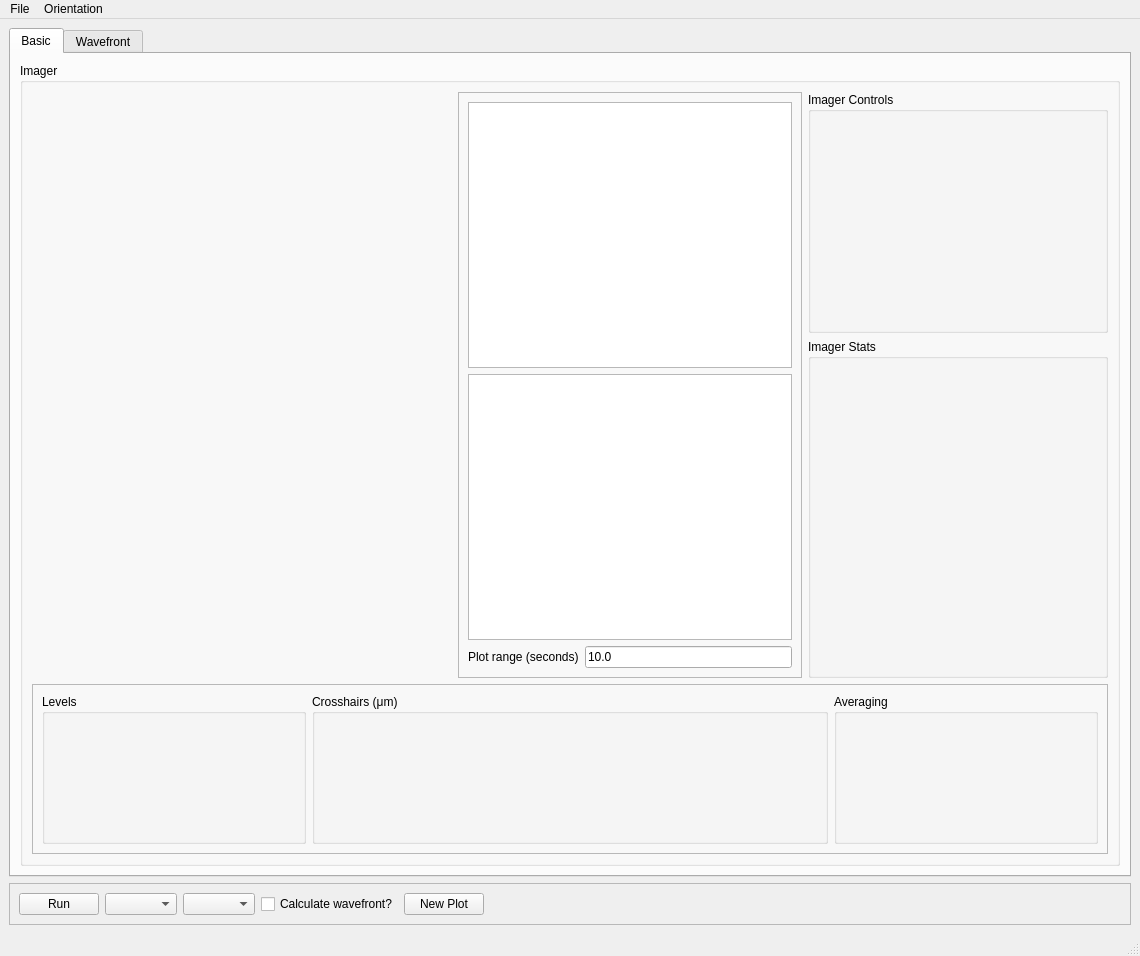
<?xml version="1.0" encoding="UTF-8"?>
<ui version="4.0">
 <class>MainWindow</class>
 <widget class="QMainWindow" name="MainWindow">
  <property name="geometry">
   <rect>
    <x>0</x>
    <y>0</y>
    <width>1140</width>
    <height>956</height>
   </rect>
  </property>
  <property name="windowTitle">
   <string>Imager Commissioning Screen</string>
  </property>
  <property name="iconSize">
   <size>
    <width>20</width>
    <height>20</height>
   </size>
  </property>
  <widget class="QWidget" name="centralwidget">
   <layout class="QGridLayout" name="gridLayout">
    <item row="0" column="0">
     <widget class="QTabWidget" name="tabWidget">
      <property name="currentIndex">
       <number>0</number>
      </property>
      <widget class="QWidget" name="centroidTab">
       <attribute name="title">
        <string>Basic</string>
       </attribute>
       <layout class="QGridLayout" name="gridLayout_4">
        <item row="0" column="0">
         <widget class="QGroupBox" name="imageGroupBox">
          <property name="sizePolicy">
           <sizepolicy hsizetype="Expanding" vsizetype="Expanding">
            <horstretch>0</horstretch>
            <verstretch>0</verstretch>
           </sizepolicy>
          </property>
          <property name="title">
           <string>Imager</string>
          </property>
          <layout class="QGridLayout" name="gridLayout_2">
           <item row="0" column="2">
            <widget class="QGroupBox" name="groupBox_2">
             <property name="sizePolicy">
              <sizepolicy hsizetype="Preferred" vsizetype="Preferred">
               <horstretch>0</horstretch>
               <verstretch>0</verstretch>
              </sizepolicy>
             </property>
             <property name="minimumSize">
              <size>
               <width>300</width>
               <height>0</height>
              </size>
             </property>
             <property name="maximumSize">
              <size>
               <width>400</width>
               <height>16777215</height>
              </size>
             </property>
             <property name="title">
              <string>Imager Controls</string>
             </property>
             <layout class="QVBoxLayout" name="verticalLayout_4">
              <item>
               <widget class="ImagerControls" name="imagerControls" native="true">
                <property name="minimumSize">
                 <size>
                  <width>0</width>
                  <height>200</height>
                 </size>
                </property>
               </widget>
              </item>
             </layout>
            </widget>
           </item>
           <item row="3" column="0" colspan="3">
            <widget class="QFrame" name="frame">
             <property name="frameShape">
              <enum>QFrame::StyledPanel</enum>
             </property>
             <property name="frameShadow">
              <enum>QFrame::Raised</enum>
             </property>
             <layout class="QHBoxLayout" name="horizontalLayout_3">
              <item>
               <widget class="QGroupBox" name="levelsGroupBox">
                <property name="minimumSize">
                 <size>
                  <width>100</width>
                  <height>100</height>
                 </size>
                </property>
                <property name="maximumSize">
                 <size>
                  <width>300</width>
                  <height>16777215</height>
                 </size>
                </property>
                <property name="title">
                 <string>Levels</string>
                </property>
                <layout class="QHBoxLayout" name="horizontalLayout_6">
                 <item>
                  <widget class="LevelsWidget" name="levelsWidget" native="true"/>
                 </item>
                </layout>
               </widget>
              </item>
              <item>
               <widget class="QGroupBox" name="crosshairGroupBox">
                <property name="minimumSize">
                 <size>
                  <width>516</width>
                  <height>135</height>
                 </size>
                </property>
                <property name="maximumSize">
                 <size>
                  <width>800</width>
                  <height>16777215</height>
                 </size>
                </property>
                <property name="title">
                 <string>Crosshairs (μm)</string>
                </property>
                <layout class="QHBoxLayout" name="horizontalLayout_7">
                 <item>
                  <widget class="CrosshairWidget" name="crosshairsWidget" native="true"/>
                 </item>
                </layout>
               </widget>
              </item>
              <item>
               <widget class="QGroupBox" name="groupBox">
                <property name="title">
                 <string>Averaging</string>
                </property>
                <layout class="QHBoxLayout" name="horizontalLayout_5">
                 <item>
                  <widget class="AverageWidget" name="averageWidget" native="true"/>
                 </item>
                </layout>
               </widget>
              </item>
             </layout>
            </widget>
           </item>
           <item row="0" column="1" rowspan="3">
            <widget class="QFrame" name="frame_2">
             <property name="sizePolicy">
              <sizepolicy hsizetype="Expanding" vsizetype="Preferred">
               <horstretch>0</horstretch>
               <verstretch>0</verstretch>
              </sizepolicy>
             </property>
             <property name="minimumSize">
              <size>
               <width>300</width>
               <height>300</height>
              </size>
             </property>
             <property name="frameShape">
              <enum>QFrame::StyledPanel</enum>
             </property>
             <property name="frameShadow">
              <enum>QFrame::Raised</enum>
             </property>
             <layout class="QGridLayout" name="gridLayout_5">
              <item row="0" column="0" colspan="2">
               <widget class="GraphicsLayoutWidget" name="centroidCanvas"/>
              </item>
              <item row="1" column="0" colspan="2">
               <widget class="GraphicsLayoutWidget" name="fwhmCanvas"/>
              </item>
              <item row="2" column="0">
               <widget class="QLabel" name="plotRangeLabel">
                <property name="text">
                 <string>Plot range (seconds)</string>
                </property>
               </widget>
              </item>
              <item row="2" column="1">
               <widget class="QLineEdit" name="plotRangeLineEdit">
                <property name="text">
                 <string>10.0</string>
                </property>
               </widget>
              </item>
             </layout>
            </widget>
           </item>
           <item row="1" column="2" rowspan="2">
            <widget class="QGroupBox" name="groupBox_3">
             <property name="minimumSize">
              <size>
               <width>300</width>
               <height>300</height>
              </size>
             </property>
             <property name="maximumSize">
              <size>
               <width>400</width>
               <height>16777215</height>
              </size>
             </property>
             <property name="title">
              <string>Imager Stats</string>
             </property>
             <layout class="QVBoxLayout" name="verticalLayout_5">
              <item>
               <widget class="ImagerStats" name="imagerStats" native="true">
                <property name="minimumSize">
                 <size>
                  <width>0</width>
                  <height>256</height>
                 </size>
                </property>
               </widget>
              </item>
             </layout>
            </widget>
           </item>
           <item row="0" column="0" rowspan="3">
            <widget class="LineoutImage" name="imageWidget" native="true">
             <property name="sizePolicy">
              <sizepolicy hsizetype="Expanding" vsizetype="Preferred">
               <horstretch>0</horstretch>
               <verstretch>0</verstretch>
              </sizepolicy>
             </property>
             <property name="minimumSize">
              <size>
               <width>420</width>
               <height>420</height>
              </size>
             </property>
            </widget>
           </item>
          </layout>
         </widget>
        </item>
       </layout>
      </widget>
      <widget class="QWidget" name="wavefrontTab">
       <attribute name="title">
        <string>Wavefront</string>
       </attribute>
       <layout class="QGridLayout" name="gridLayout_3">
        <item row="0" column="0">
         <widget class="QGroupBox" name="wavefrontGroupBox">
          <property name="sizePolicy">
           <sizepolicy hsizetype="Expanding" vsizetype="Expanding">
            <horstretch>0</horstretch>
            <verstretch>0</verstretch>
           </sizepolicy>
          </property>
          <property name="title">
           <string>Imager</string>
          </property>
          <layout class="QGridLayout" name="gridLayout_7">
           <item row="0" column="0" rowspan="2">
            <widget class="LineoutImage" name="wavefrontWidget" native="true">
             <property name="sizePolicy">
              <sizepolicy hsizetype="Expanding" vsizetype="Preferred">
               <horstretch>0</horstretch>
               <verstretch>0</verstretch>
              </sizepolicy>
             </property>
             <property name="minimumSize">
              <size>
               <width>420</width>
               <height>420</height>
              </size>
             </property>
            </widget>
           </item>
           <item row="0" column="1" rowspan="2">
            <widget class="QFrame" name="frame_4">
             <property name="sizePolicy">
              <sizepolicy hsizetype="Expanding" vsizetype="Preferred">
               <horstretch>0</horstretch>
               <verstretch>0</verstretch>
              </sizepolicy>
             </property>
             <property name="minimumSize">
              <size>
               <width>300</width>
               <height>300</height>
              </size>
             </property>
             <property name="frameShape">
              <enum>QFrame::StyledPanel</enum>
             </property>
             <property name="frameShadow">
              <enum>QFrame::Raised</enum>
             </property>
             <layout class="QGridLayout" name="gridLayout_6">
              <item row="3" column="1">
               <widget class="QLineEdit" name="wfsPlotRangeLineEdit">
                <property name="text">
                 <string>10.0</string>
                </property>
               </widget>
              </item>
              <item row="3" column="0">
               <widget class="QLabel" name="label_2">
                <property name="text">
                 <string>Plot Range (seconds)</string>
                </property>
               </widget>
              </item>
              <item row="1" column="0" colspan="2">
               <widget class="GraphicsLayoutWidget" name="rmsErrorCanvas"/>
              </item>
              <item row="0" column="0" colspan="2">
               <widget class="GraphicsLayoutWidget" name="focusCanvas"/>
              </item>
             </layout>
            </widget>
           </item>
           <item row="0" column="2">
            <widget class="QGroupBox" name="groupBox_4">
             <property name="minimumSize">
              <size>
               <width>300</width>
               <height>0</height>
              </size>
             </property>
             <property name="maximumSize">
              <size>
               <width>400</width>
               <height>16777215</height>
              </size>
             </property>
             <property name="title">
              <string>WFS Controls</string>
             </property>
             <layout class="QVBoxLayout" name="verticalLayout">
              <item>
               <widget class="WFSControls" name="wfsControls" native="true"/>
              </item>
             </layout>
            </widget>
           </item>
           <item row="1" column="2">
            <widget class="QGroupBox" name="groupBox_5">
             <property name="minimumSize">
              <size>
               <width>330</width>
               <height>300</height>
              </size>
             </property>
             <property name="maximumSize">
              <size>
               <width>400</width>
               <height>16777215</height>
              </size>
             </property>
             <property name="title">
              <string>WFS Stats</string>
             </property>
             <layout class="QVBoxLayout" name="verticalLayout_2">
              <item>
               <widget class="WFSStats" name="wfsStats" native="true"/>
              </item>
             </layout>
            </widget>
           </item>
           <item row="2" column="0" colspan="3">
            <widget class="QFrame" name="frame_3">
             <property name="frameShape">
              <enum>QFrame::StyledPanel</enum>
             </property>
             <property name="frameShadow">
              <enum>QFrame::Raised</enum>
             </property>
             <layout class="QHBoxLayout" name="horizontalLayout_4">
              <item>
               <widget class="QGroupBox" name="levelsGroupBox_2">
                <property name="minimumSize">
                 <size>
                  <width>100</width>
                  <height>100</height>
                 </size>
                </property>
                <property name="maximumSize">
                 <size>
                  <width>300</width>
                  <height>16777215</height>
                 </size>
                </property>
                <property name="title">
                 <string>Levels</string>
                </property>
                <layout class="QHBoxLayout" name="horizontalLayout_8">
                 <item>
                  <widget class="LevelsWidget" name="wavefrontLevelsWidget" native="true"/>
                 </item>
                </layout>
               </widget>
              </item>
              <item>
               <widget class="QGroupBox" name="crosshairGroupBox_2">
                <property name="sizePolicy">
                 <sizepolicy hsizetype="Expanding" vsizetype="Preferred">
                  <horstretch>0</horstretch>
                  <verstretch>0</verstretch>
                 </sizepolicy>
                </property>
                <property name="minimumSize">
                 <size>
                  <width>516</width>
                  <height>135</height>
                 </size>
                </property>
                <property name="maximumSize">
                 <size>
                  <width>800</width>
                  <height>16777215</height>
                 </size>
                </property>
                <property name="title">
                 <string>Crosshairs (μm)</string>
                </property>
                <layout class="QHBoxLayout" name="horizontalLayout_9">
                 <item>
                  <widget class="CrosshairWidget" name="wavefrontCrosshairsWidget" native="true"/>
                 </item>
                </layout>
               </widget>
              </item>
              <item>
               <widget class="QGroupBox" name="displayGroupBox">
                <property name="minimumSize">
                 <size>
                  <width>200</width>
                  <height>0</height>
                 </size>
                </property>
                <property name="title">
                 <string>Display options</string>
                </property>
                <layout class="QGridLayout" name="gridLayout_8">
                 <item row="0" column="0">
                  <widget class="WFSDisplay" name="displayWidget" native="true"/>
                 </item>
                </layout>
               </widget>
              </item>
             </layout>
            </widget>
           </item>
          </layout>
         </widget>
        </item>
       </layout>
      </widget>
     </widget>
    </item>
    <item row="1" column="0">
     <widget class="QFrame" name="frame_5">
      <property name="frameShape">
       <enum>QFrame::StyledPanel</enum>
      </property>
      <property name="frameShadow">
       <enum>QFrame::Raised</enum>
      </property>
      <layout class="QHBoxLayout" name="horizontalLayout">
       <item>
        <widget class="QPushButton" name="runButton">
         <property name="sizePolicy">
          <sizepolicy hsizetype="Fixed" vsizetype="Fixed">
           <horstretch>0</horstretch>
           <verstretch>0</verstretch>
          </sizepolicy>
         </property>
         <property name="maximumSize">
          <size>
           <width>16777215</width>
           <height>27</height>
          </size>
         </property>
         <property name="text">
          <string>Run</string>
         </property>
        </widget>
       </item>
       <item>
        <widget class="QComboBox" name="lineComboBox">
         <property name="currentText">
          <string/>
         </property>
        </widget>
       </item>
       <item>
        <widget class="QComboBox" name="imagerComboBox">
         <property name="sizePolicy">
          <sizepolicy hsizetype="Fixed" vsizetype="Fixed">
           <horstretch>0</horstretch>
           <verstretch>0</verstretch>
          </sizepolicy>
         </property>
        </widget>
       </item>
       <item>
        <widget class="QCheckBox" name="wavefrontCheckBox">
         <property name="text">
          <string>Calculate wavefront?</string>
         </property>
        </widget>
       </item>
       <item>
        <widget class="QPushButton" name="plotButton">
         <property name="text">
          <string>New Plot</string>
         </property>
        </widget>
       </item>
       <item>
        <widget class="QLabel" name="label">
         <property name="sizePolicy">
          <sizepolicy hsizetype="Preferred" vsizetype="Fixed">
           <horstretch>0</horstretch>
           <verstretch>0</verstretch>
          </sizepolicy>
         </property>
         <property name="minimumSize">
          <size>
           <width>200</width>
           <height>0</height>
          </size>
         </property>
         <property name="maximumSize">
          <size>
           <width>16777215</width>
           <height>25</height>
          </size>
         </property>
         <property name="text">
          <string/>
         </property>
        </widget>
       </item>
       <item>
        <spacer name="horizontalSpacer">
         <property name="orientation">
          <enum>Qt::Horizontal</enum>
         </property>
         <property name="sizeHint" stdset="0">
          <size>
           <width>40</width>
           <height>20</height>
          </size>
         </property>
        </spacer>
       </item>
      </layout>
     </widget>
    </item>
   </layout>
  </widget>
  <widget class="QMenuBar" name="menubar">
   <property name="geometry">
    <rect>
     <x>0</x>
     <y>0</y>
     <width>1140</width>
     <height>20</height>
    </rect>
   </property>
   <widget class="QMenu" name="menuFile">
    <property name="title">
     <string>File</string>
    </property>
    <addaction name="actionSave"/>
    <addaction name="actionAlignment_Screen"/>
   </widget>
   <widget class="QMenu" name="menuOrientation">
    <property name="title">
     <string>Orientation</string>
    </property>
    <addaction name="action0"/>
    <addaction name="action90"/>
    <addaction name="action180"/>
    <addaction name="action270"/>
    <addaction name="action0_flip"/>
    <addaction name="action90_flip"/>
    <addaction name="action180_flip"/>
    <addaction name="action270_flip"/>
    <addaction name="actionSave_orientation"/>
   </widget>
   <addaction name="menuFile"/>
   <addaction name="menuOrientation"/>
  </widget>
  <widget class="QStatusBar" name="statusbar"/>
  <action name="actionSave">
   <property name="text">
    <string>Save image</string>
   </property>
  </action>
  <action name="actionSave_screenshot">
   <property name="text">
    <string>Save screenshot</string>
   </property>
  </action>
  <action name="actionAlignment_Screen">
   <property name="text">
    <string>Alignment Screen</string>
   </property>
  </action>
  <action name="action0">
   <property name="checkable">
    <bool>true</bool>
   </property>
   <property name="text">
    <string>0</string>
   </property>
  </action>
  <action name="action90">
   <property name="checkable">
    <bool>true</bool>
   </property>
   <property name="text">
    <string>90</string>
   </property>
  </action>
  <action name="action270">
   <property name="checkable">
    <bool>true</bool>
   </property>
   <property name="text">
    <string>270</string>
   </property>
  </action>
  <action name="action0_flip">
   <property name="checkable">
    <bool>true</bool>
   </property>
   <property name="text">
    <string>0 flip</string>
   </property>
  </action>
  <action name="action90_flip">
   <property name="checkable">
    <bool>true</bool>
   </property>
   <property name="text">
    <string>90 flip</string>
   </property>
  </action>
  <action name="action180_flip">
   <property name="checkable">
    <bool>true</bool>
   </property>
   <property name="text">
    <string>180 flip</string>
   </property>
  </action>
  <action name="action270_flip">
   <property name="checkable">
    <bool>true</bool>
   </property>
   <property name="text">
    <string>270 flip</string>
   </property>
  </action>
  <action name="action180">
   <property name="checkable">
    <bool>true</bool>
   </property>
   <property name="text">
    <string>180</string>
   </property>
  </action>
  <action name="actionSave_orientation">
   <property name="text">
    <string>Save orientation</string>
   </property>
  </action>
 </widget>
 <customwidgets>
  <customwidget>
   <class>GraphicsLayoutWidget</class>
   <extends>QGraphicsView</extends>
   <header>pyqtgraph</header>
   <container>1</container>
  </customwidget>
  <customwidget>
   <class>LineoutImage</class>
   <extends>QWidget</extends>
   <header>PPM_widgets</header>
   <container>1</container>
  </customwidget>
  <customwidget>
   <class>LevelsWidget</class>
   <extends>QWidget</extends>
   <header>PPM_widgets</header>
   <container>1</container>
  </customwidget>
  <customwidget>
   <class>CrosshairWidget</class>
   <extends>QWidget</extends>
   <header>PPM_widgets</header>
   <container>1</container>
  </customwidget>
  <customwidget>
   <class>AverageWidget</class>
   <extends>QWidget</extends>
   <header>PPM_widgets</header>
   <container>1</container>
  </customwidget>
  <customwidget>
   <class>ImagerControls</class>
   <extends>QWidget</extends>
   <header>PPM_widgets</header>
   <container>1</container>
  </customwidget>
  <customwidget>
   <class>ImagerStats</class>
   <extends>QWidget</extends>
   <header>PPM_widgets</header>
   <container>1</container>
  </customwidget>
  <customwidget>
   <class>WFSControls</class>
   <extends>QWidget</extends>
   <header>PPM_widgets</header>
   <container>1</container>
  </customwidget>
  <customwidget>
   <class>WFSStats</class>
   <extends>QWidget</extends>
   <header>PPM_widgets</header>
   <container>1</container>
  </customwidget>
  <customwidget>
   <class>WFSDisplay</class>
   <extends>QWidget</extends>
   <header>PPM_widgets</header>
   <container>1</container>
  </customwidget>
 </customwidgets>
 <tabstops>
  <tabstop>tabWidget</tabstop>
  <tabstop>runButton</tabstop>
  <tabstop>lineComboBox</tabstop>
  <tabstop>imagerComboBox</tabstop>
 </tabstops>
 <resources/>
 <connections/>
</ui>
